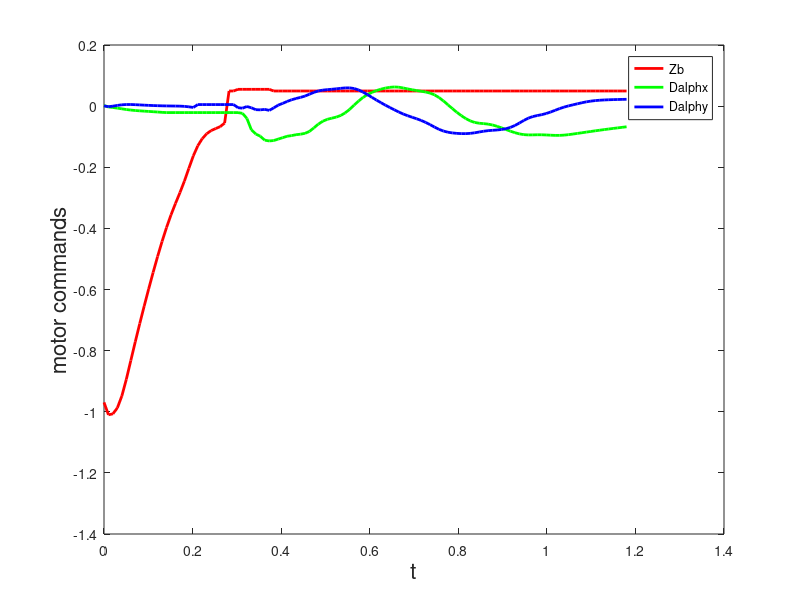

MATLAB code for this plot: (Note: this script raises an error after producing the figure.)
%% test demo1
clear all
clc
load('MP_HAHA.mat');
n=length(MP(1,:));
t=linspace(0,n*0.01,n)
figure

plot(t,MP(1,:),'r','LineWidth',2)
hold on
plot(t,MP(2,:),'g','LineWidth',2)
hold on
plot(t,MP(3,:),'b','LineWidth',2)
xlabel('t','FontSize',16)
ylabel('motor commands','FontSize',16)
legend('Zb','Dalphx','Dalphy')
n=length(MP(1,:));
dalphax=MP(2,:)*500+1500;
dalphay=MP(3,:)*500+1500;
ZB=MP(1,:)*4500+4500;
s = serial('COM5');
set(s,'BaudRate',57600);
fopen(s);
pause(10);
%  fprintf(s, '*IDN?');
%  idn = fscanf(s);
% robot structure
off_A=1500;
for i=1:n
    i
    OCR4A=dalphax(i);
    OCR4B=dalphay(i);
    fwrite(s,strcat('RP',num2str(OCR4A)));
    pause(0.02);
    fwrite(s,strcat('LP',num2str(OCR4B)));
    pause(0.02);
    if(ZB(i)<1000)
        fwrite(s,strcat('BP0',num2str(ZB(i))));
    else
        fwrite(s,strcat('BP',num2str(ZB(i))));
    end
    pause(0.5);
end
fclose(s)